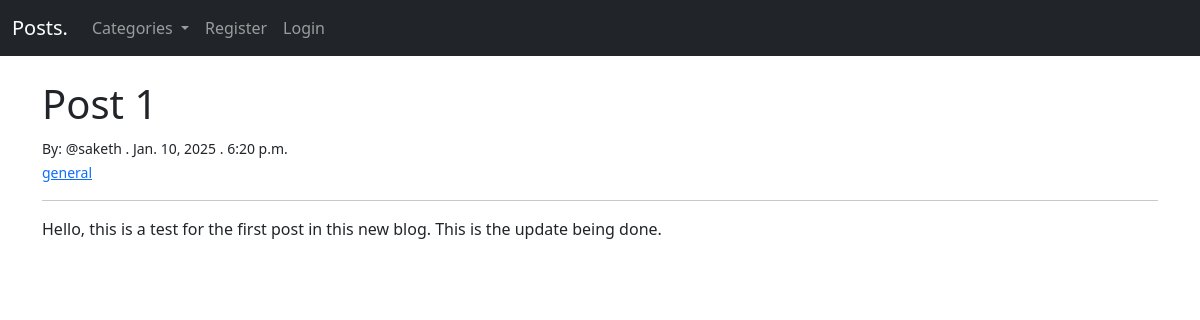
The page /post/1 on the database as committed earlier.
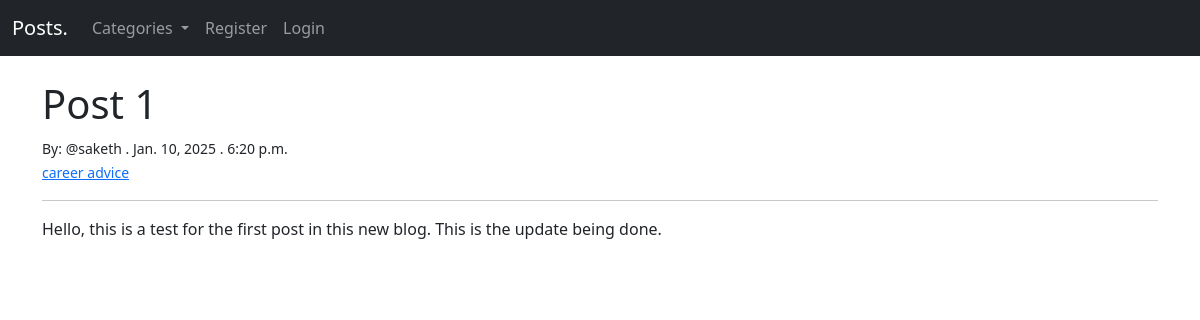
The same page on the database as committed later.
### startBlog/models.py (models this page shows, shortened)
class Post(models.Model):
    title = models.CharField(max_length=255)
    author = models.ForeignKey(User, on_delete=models.CASCADE) #If user is deleted then this removes all the posts from the user
    body = models.TextField()
    post_date = models.DateField(auto_now_add=True)
    post_time = models.TimeField(auto_now_add=True)
    category = models.CharField(max_length=255) #make sure that the categories doesn't contain special characters and the letters are always small letters not capital letters
    likes = models.ManyToManyField(User, related_name="blog_likes")
    def total_likes(self):
        return self.likes.count()

### startBlog/views.py (the view)
# urls.py: path('post/<int:pk>', PostView.as_view(), name="post-detail"), #the <int:pk> is passing the primary key as a parameter
class PostView(DetailView):
    model = Post
    template_name = 'post_detail.html'
    def get_context_data(self, *args, **kwargs):
        cat_menu = Category.objects.all()
        context = super(PostView, self).get_context_data(*args, **kwargs)
        context["cat_menu"] = cat_menu
        stuff = get_object_or_404(Post, id=self.kwargs['pk'])
        total_likes = stuff.total_likes()
        context["total_likes"] = total_likes
        return context

### startBlog/models.py (called while the page is built)
    def __str__(self):
        return self.name

### startBlog/templates/post_detail.html (shortened to what this page needs)
{%  extends 'base.html' %}
{%  block content    %}
<h1>{{  post.title  }}</h1>
<small>By: @{{ post.author  }} . {{ post.post_date }} . {{ post.post_time }}</small><br>
<small><a href="{% url 'category-view' post.category|slugify %}">{{  post.category }}</a></small>
<hr>
<p>{{ post.body|safe }}</p>
<br><br>
{%  endblock    %}

Rows that differ between the two databases and show on the page:
changed Post "Post 1": category "general" → "career advice"
